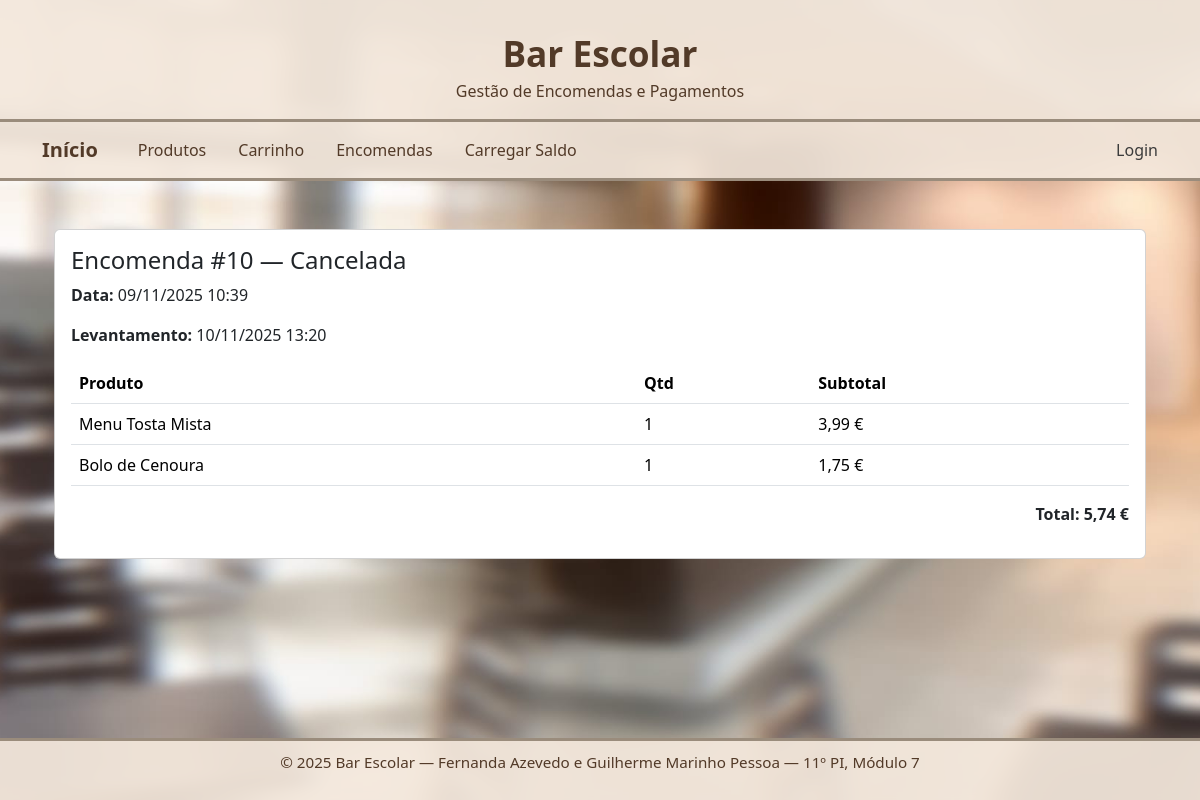
The page /encomendas/encomenda/10/ on the database its author committed.
### app_encomenda/models.py (models this page shows, shortened)
class Encomenda(models.Model):
    ESTADOS = [('pendente','Pendente'), ('paga','Paga'), ('concluida','Concluída')]
    utilizador = models.ForeignKey('Utilizador', on_delete=models.CASCADE)
    data_hora = models.DateTimeField(auto_now_add=True)
    levantamento_em = models.DateTimeField(null=True, blank=True)
    estado = models.CharField(max_length=20, choices=ESTADOS, default='pendente')
    total = models.DecimalField(max_digits=8, decimal_places=2, default=0)
    mb_entidade = models.CharField(max_length=20, null=True, blank=True)
    mb_referencia = models.CharField(max_length=50, null=True, blank=True)

class ItemEncomenda(models.Model):
    encomenda=models.ForeignKey(Encomenda, on_delete=models.CASCADE, related_name='itens')
    produto=models.ForeignKey(Produto, on_delete=models.PROTECT)
    quantidade=models.PositiveIntegerField(default=1)
    subtotal=models.DecimalField(max_digits=8, decimal_places=2, default=0)

### app_produtos/models.py (models this page shows, shortened)
class Produto(models.Model):
    CATEGORIAS = [
        ('pastelaria', 'Pastelaria'),
        ('bolos', 'Bolos'),
        ('bebidas', 'Bebidas'),
        ('salgados', 'Salgados'),
        ('menus', 'Menus'),
    ]
    SUBCATEGORIAS = [
        ('cafes', 'Cafés'),
        ('aguas', 'Águas'),
        ('sumos', 'Sumos naturais'),
        ('refrigerantes', 'Refrigerantes'),
        ('nenhuma', 'Nenhuma'),
    ]
    nome = models.CharField(max_length=100)
    categoria = models.CharField(max_length=50, choices=CATEGORIAS)
    subcategoria = models.CharField(max_length=50, choices=SUBCATEGORIAS, default='nenhuma')
    preco = models.DecimalField(max_digits=6, decimal_places=2)
    quantidade = models.PositiveIntegerField(default=0)
    descricao = models.TextField(blank=True)
    imagem = models.ImageField(upload_to='produtos/', blank=True, null=True)

### app_encomenda/views.py (the view)
# urls.py: path('encomenda/<int:encomenda_id>/', views.encomenda_detalhe, name='encomenda_detalhe'),
def encomenda_detalhe(request, encomenda_id):
    encomenda = get_object_or_404(Encomenda, id=encomenda_id)
    return render(request, 'app_encomenda/encomenda_detalhe.html', {'encomenda': encomenda})

### app_encomenda/context_processors.py (called while the page is built)
def utilizador_context(request):
    if 'utilizador_id' in request.session:
        try:
            utilizador = Utilizador.objects.get(id=request.session['utilizador_id'])
            return {'utilizador': utilizador}
        except Utilizador.DoesNotExist:
            pass
    return {'utilizador': None}

### app_encomenda/templates/app_encomenda/encomenda_detalhe.html (shortened to what this page needs)
{% extends "personal_page/base.html" %}
{% block content %}
<div class="container mt-4">
  <div class="card p-3">
    <h4>Encomenda #{{ encomenda.id }} — {{ encomenda.estado|title }}</h4>
    <p><strong>Data:</strong> {{ encomenda.data_hora|date:"d/m/Y H:i" }}</p>
    {% if encomenda.levantamento_em %}
      <p><strong>Levantamento:</strong> {{ encomenda.levantamento_em|date:"d/m/Y H:i" }}</p>
    {% endif %}
    <table class="table">
      <thead><tr><th>Produto</th><th>Qtd</th><th>Subtotal</th></tr></thead>
      <tbody>
        {% for i in encomenda.itens.all %}
          <tr>
            <td>{{ i.produto.nome }}</td>
            <td>{{ i.quantidade }}</td>
            <td>{{ i.subtotal }} €</td>
          </tr>
        {% endfor %}
      </tbody>
    </table>
    <p class="text-end fw-bold">Total: {{ encomenda.total }} €</p>
  </div>
</div>
{% endblock %}

### static/assets/css/main.css (style rules this page uses)
html, body { height: 100%; margin: 0; padding: 0; }
body { display: flex; flex-direction: column; min-height: 100vh; color: #3b3b3b; font-family: "Segoe UI", Roboto, Arial, sans-serif; background: none !important; }
body.fundo-padrao { background: url("/static/assets/img/Fundo_Padrao.jpg") no-repeat center center fixed !important; background-size: cover !important; }
body.fundo-padrao { background: url("/static/assets/img/Fundo_Padrao.jpg") no-repeat center center fixed; background-size: cover; }

### rows shown on the page
Encomenda: id "10", estado "Cancelada", data_hora "09/11/2025 10:39", levantamento_em "10/11/2025 13:20", total "5,74"
ItemEncomenda: produto.nome "Menu Tosta Mista", quantidade "1", subtotal "3,99"
ItemEncomenda: produto.nome "Bolo de Cenoura", quantidade "1", subtotal "1,75"
